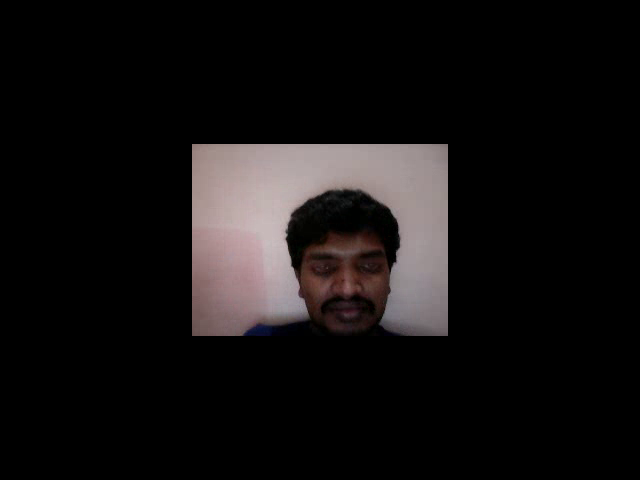
#> input picture frame 2 of Output/webcam_recording_Rotating1.avi, 640 x 480 px, given in place of the camera
$ python '12. Rotation effect on Live web cam zoom in out.py'
#> lines starting #> are read from the running program, lines starting #| are printed output that depends on the picture
import cv2
import time

def main():

    windowName = "Web cam Video"
    cv2.namedWindow(windowName)
    cap = cv2.VideoCapture(0)

    filename = "C:\\Users\\Srikanth\\Desktop\\Python\\Opencv\\Dataset\\output\\webcam_recording_Rotating1.avi"
    codec = cv2.VideoWriter_fourcc('X','V','I','D')

    framerate = 30
    resolution = (640,480)

    videofile_output = cv2.VideoWriter(filename,codec,framerate,resolution)

    if cap.isOpened():
        ret, frame = cap.read()
#> frame is the input picture: shape (480, 640, 3); mean B, G, R 17.5, 17.5, 20
    else:
        ret = False

    rows, columns, channels = frame.shape
#> rows = 480; columns = 640; channels = 3
    angle = 0
    scale = 0.1
#    scale = 0.7

    while True:

        ret, frame = cap.read()
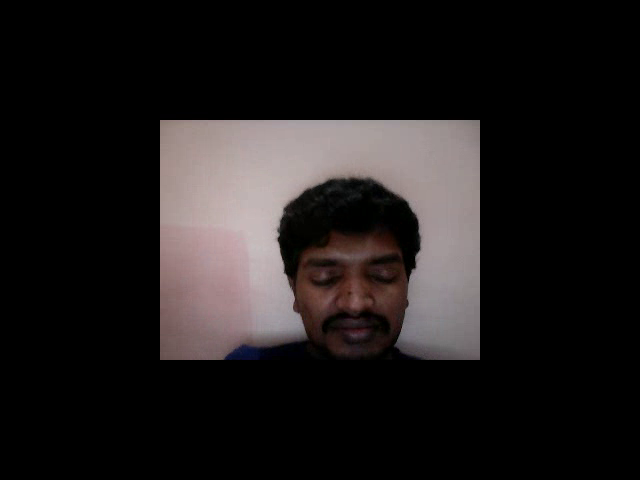
#> input picture frame 3 of Output/webcam_recording_Rotating1.avi, 640 x 480 px, given in place of the camera
#> frame is the input picture: shape (480, 640, 3); mean B, G, R 27.4, 27.5, 31.1

 #       if angle == 360:
 #           angle = 0

        angle = 0

        if scale < 2:
            scale = scale + 0.1

        if scale >= 2:
            scale = 0.1

        print(scale)

        R = cv2.getRotationMatrix2D((columns/2, rows/2), angle, scale)
#> R = [[0.2, 0, 256], [0, 0.2, 192]]

        print(R)
#| [[ 2.00e-01  0.00e+00  2.56e+02]
#|  [-0.00e+00  2.00e-01  1.92e+02]]

        output = cv2.warpAffine(frame, R, (columns, rows))
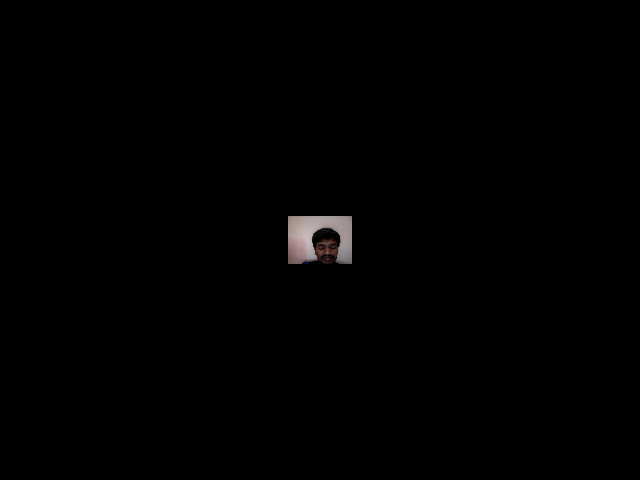
#> output: shape (480, 640, 3); mean B, G, R 1.1, 1.1, 1.3

        videofile_output.write(output)

        cv2.imshow(windowName, output)

        angle += 1
        time.sleep(0.01)

        if cv2.waitKey(1) == 27:
#> (key Esc is pressed here)
            break

    cv2.destroyWindow(windowName)


    cv2.destroyAllWindows()

    videofile_output.release()

    cap.release()


if __name__ == "__main__":
    main()

$ run again, starting later in the video
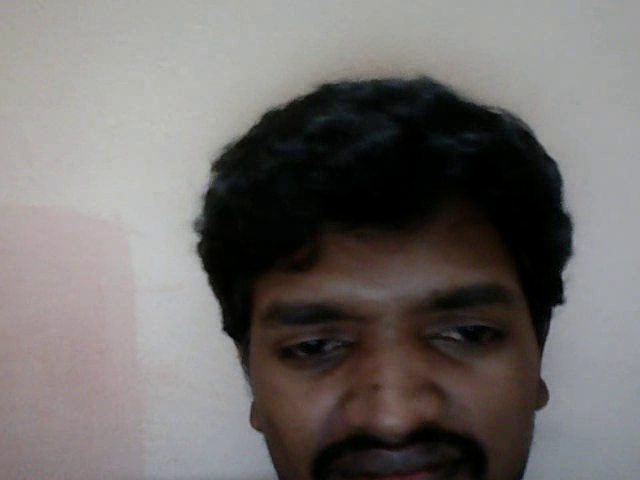
#> input picture frame 11 of Output/webcam_recording_Rotating1.avi, 640 x 480 px, given in place of the camera
#> in main, frame is the input picture: shape (480, 640, 3); mean B, G, R 107.4, 108.9, 113
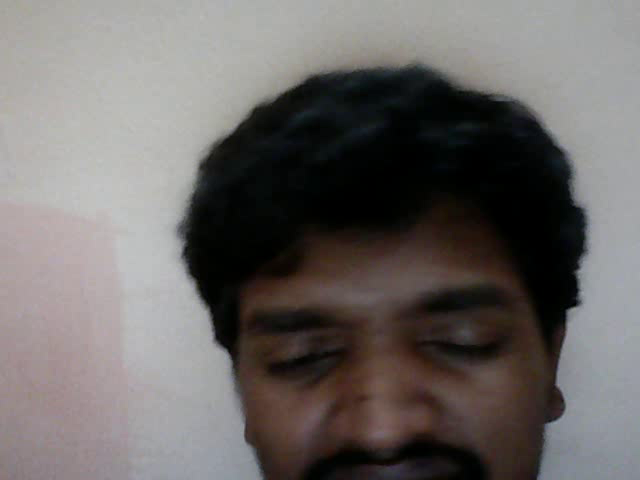
#> input picture frame 12 of Output/webcam_recording_Rotating1.avi, 640 x 480 px, given in place of the camera
#> in main, frame is the input picture: shape (480, 640, 3); mean B, G, R 102.5, 104.1, 108.3
#| [[ 2.00e-01  0.00e+00  2.56e+02]
#|  [-0.00e+00  2.00e-01  1.92e+02]]
#> in main, `output = cv2.warpAffine(frame, R, (columns, rows))`:
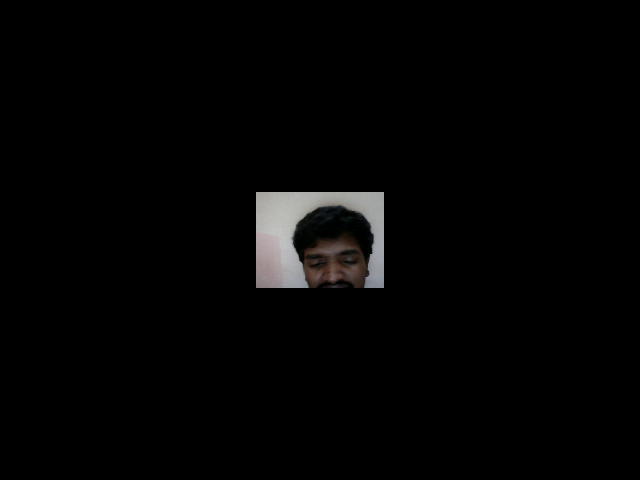
#> output: shape (480, 640, 3); mean B, G, R 4.1, 4.2, 4.3

$ run again, starting later in the video
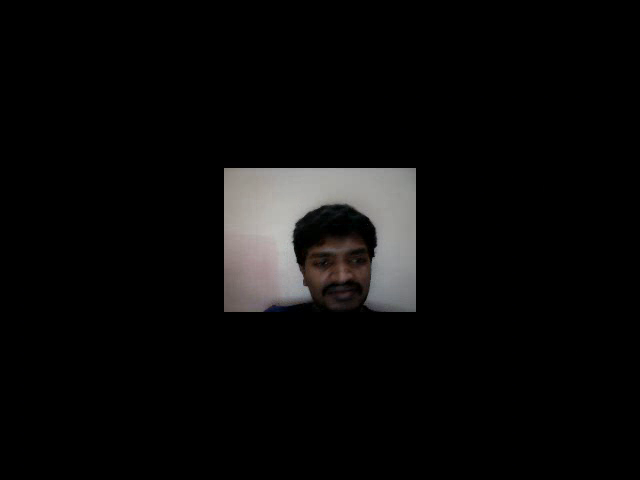
#> input picture frame 20 of Output/webcam_recording_Rotating1.avi, 640 x 480 px, given in place of the camera
#> in main, frame is the input picture: shape (480, 640, 3); mean B, G, R 10.1, 10.2, 10.6
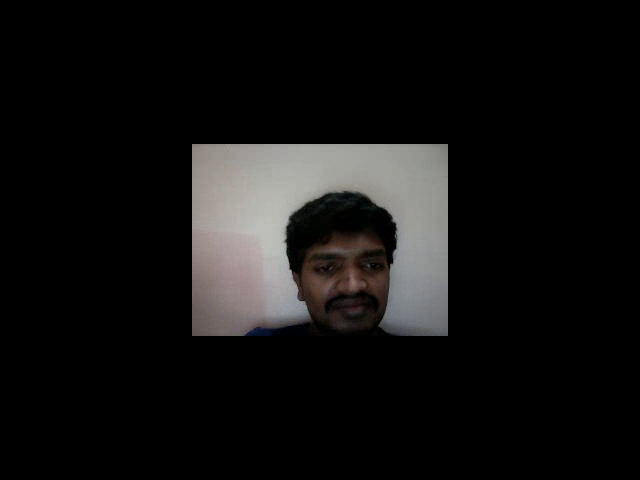
#> input picture frame 21 of Output/webcam_recording_Rotating1.avi, 640 x 480 px, given in place of the camera
#> in main, frame is the input picture: shape (480, 640, 3); mean B, G, R 17.9, 18.3, 18.9
#| [[ 2.00e-01  0.00e+00  2.56e+02]
#|  [-0.00e+00  2.00e-01  1.92e+02]]
#> in main, `output = cv2.warpAffine(frame, R, (columns, rows))`:
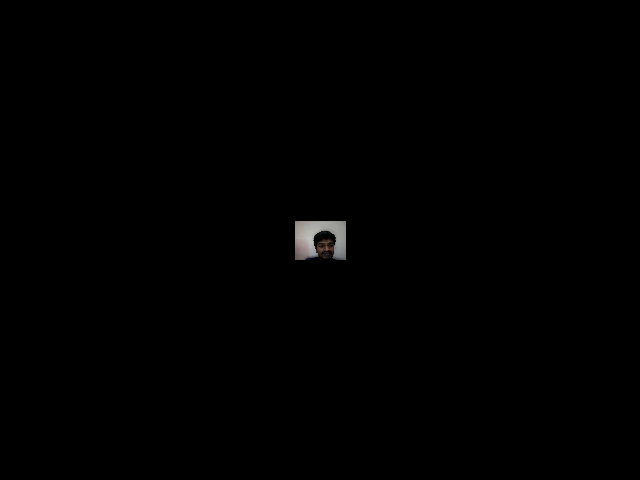
#> output: shape (480, 640, 3); mean B, G, R 0.7, 0.7, 0.8
